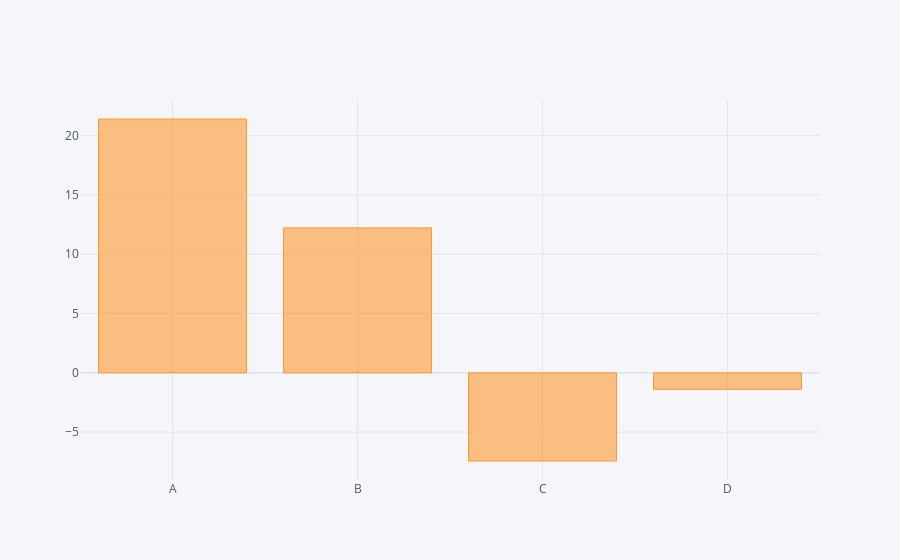

Source (notebook cell):
### Code cell
df.sum().iplot(kind='bar')

### Figure 1 — Plotly figure (JSON) as saved in the notebook; plotly's stock layout.template omitted (floating-point values rounded to 4 significant figures)
{"data": [{"marker": {"color": "rgba(255, 153, 51, 0.6)", "line": {"color": "rgba(255, 153, 51, 1.0)", "width": 1}}, "name": "None", "orientation": "v", "text": "", "type": "bar", "x": ["A", "B", "C", "D"], "y": [21.4, 12.23, -7.433, -1.394]}], "layout": {"legend": {"bgcolor": "#F5F6F9", "font": {"color": "#4D5663"}}, "paper_bgcolor": "#F5F6F9", "plot_bgcolor": "#F5F6F9", "title": {"font": {"color": "#4D5663"}}, "xaxis": {"gridcolor": "#E1E5ED", "showgrid": true, "tickfont": {"color": "#4D5663"}, "title": {"font": {"color": "#4D5663"}, "text": ""}, "zerolinecolor": "#E1E5ED"}, "yaxis": {"gridcolor": "#E1E5ED", "showgrid": true, "tickfont": {"color": "#4D5663"}, "title": {"font": {"color": "#4D5663"}, "text": ""}, "zerolinecolor": "#E1E5ED"}}}
